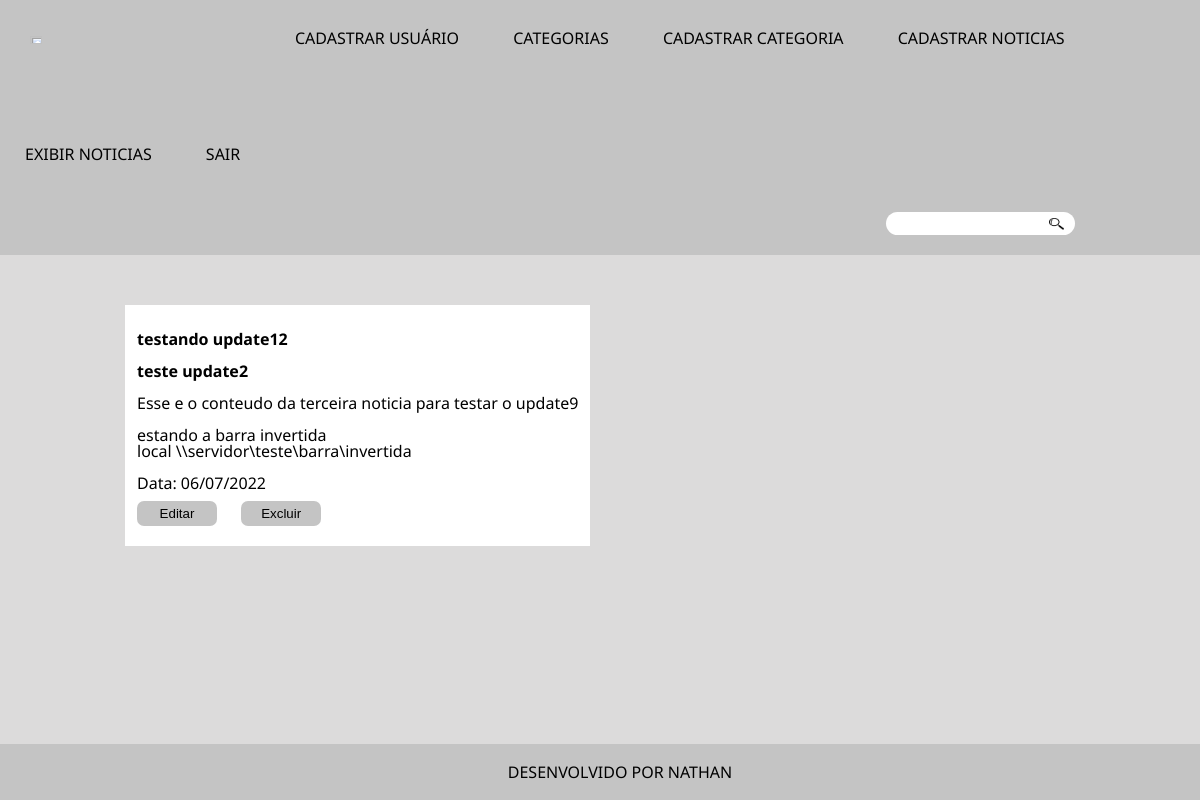
The page /noticia.php?id=3 on the database its author committed.
### tables this page shows
CREATE TABLE `noticias` (
  `id` int(11) NOT NULL AUTO_INCREMENT,
  `id_categoria` int(11) DEFAULT NULL,
  `titulo` varchar(150) NOT NULL,
  `conteudo` text NOT NULL,
  `data_publicacao` date DEFAULT NULL,
  PRIMARY KEY (`id`),
  KEY `id_categoria` (`id_categoria`),
  CONSTRAINT `noticias_ibfk_1` FOREIGN KEY (`id_categoria`) REFERENCES `categorias` (`id`)
);

CREATE TABLE `categorias` (
  `id` int(11) NOT NULL AUTO_INCREMENT,
  `nome` varchar(100) NOT NULL,
  PRIMARY KEY (`id`),
  UNIQUE KEY `nome` (`nome`)
);

### src/repositorio/RepositorioNoticias.php (called while the page is built, shortened)
<?php
class RepositorioNoticias
{
    private PDO $conexao;
    public function __construct(PDO $conexao)
    {
        $this->conexao = $conexao;
    }
    public function umaNoticia($id): Noticia
    {
        $sql = "SELECT noticias.id, categorias.id AS id_da_categoria, categorias.nome AS categoria, noticias.titulo, noticias.conteudo, noticias.data_publicacao
        FROM noticias JOIN categorias ON noticias.id_categoria = categorias.id WHERE noticias.id = :id;";
        $consulta = $this->conexao->prepare($sql);
        $consulta->bindValue(':id', $id);
        $consulta->execute();
        $dadosNoticia = $consulta->fetch(PDO::FETCH_ASSOC);
        $noticia = new \Noticia(
            $dadosNoticia['id'],
            new \Categoria($dadosNoticia['id_da_categoria'], $dadosNoticia['categoria']),
            $dadosNoticia['titulo'],
            $dadosNoticia['conteudo'],
            $dadosNoticia['data_publicacao']
        );
        return $noticia;
    }
}

### src/dominio/modelo/Categoria.php (called while the page is built, shortened)
<?php
class Categoria
{
    private $categoria;
    public function __construct(?int $id, string $categoria)
    {
        $this->categoria = $this->limpar($categoria);
    }
    public function categoria(): string
    {
        return $this->categoria;
    }
    private function limpar($categoria)
    {
        $categoria = trim($categoria);
        $categoria = stripcslashes($categoria);
        $categoria = htmlspecialchars($categoria);
        return $categoria;
    }
}

### src/dominio/modelo/Noticia.php (called while the page is built, shortened)
<?php
class Noticia
{
    private $id;
    private $categoria;
    private $titulo;
    private $conteudo;
    private $dataPublicacao;
    public function __construct(?int $id, Categoria $categoria, string $titulo, string $conteudo, ?string $dataPublicacao)
    {
        $this->id = $id;
        $this->categoria = $categoria;
        $this->titulo = $this->limpar($titulo);
        $this->conteudo = $this->limpar($conteudo);
        $this->dataPublicacao = $dataPublicacao;
    }
    public function id(): ?int
    {
        return $this->id;
    }
    public function titulo(): string
    {
        return $this->titulo;
    }
    public function conteudo(): string
    {
        return $this->conteudo;
    }
    public function dataPublicacao(): string
    {
        $dataPublicacaoFormatada = $this->dataPublicacao;
        $dataPublicacaoFormatada = date_create($dataPublicacaoFormatada);
        return date_format($dataPublicacaoFormatada, 'd/m/Y');
    }
    public function categoria(): string
    {
        return $this->categoria->categoria();
    }
    private function limpar($noticia)
    {
        $noticia = trim($noticia);
        $noticia = htmlspecialchars($noticia);
        return $noticia;
    }
}

### noticia.php (the view, shortened to what this page needs)
<?php
require_once 'src/dominio/modelo/Noticia.php';
require_once 'src/dominio/modelo/Categoria.php';
require_once 'src/repositorio/RepositorioNoticias.php';
$conexao = Conexao::criarConexao();
$repositorioNoticias = new RepositorioNoticias($conexao);
$id = $_GET['id'];
$noticia = $repositorioNoticias->umaNoticia($id);
?>
<!DOCTYPE html>
<html lang="pt-br">
<head>
    <link rel="stylesheet" href="reset.css">
    <link rel="stylesheet" href="style.css">
</head>
    <main>
        <section class="conteudo-completo">
                <h2><?php echo $noticia->titulo(); ?></h2>
                <h3><?php echo $noticia->categoria(); ?></h3>
                    <p>
                        <?php echo nl2br($noticia->conteudo()); ?>
                   </p>
                   <br>
                   <p>
                    Data: <?php echo $noticia->dataPublicacao(); ?>
                   </p>
                <div class="botao-editar">
                    <button><a href="editar.php?id=<?php  echo $noticia->id(); ?>">Editar</a></button>
                </div>
                <div class="botao-editar">
                    <button><a href="excluir.php?id=<?php  echo $noticia->id(); ?>">Excluir</a></button>
                </div>
        </section>
    </main>

### style.css (style rules this page uses)
header { background: rgb(196, 196, 196); margin-bottom: 50px; }
body { background: rgb(220, 219, 219); font-family: 'Montserrat', sans-serif; font-family: 'Noto Sans', sans-serif; }
.cabecalho h1, form, a { display: inline-block; padding-left: 25px; padding-right: 25px; padding-top: 30px; padding-bottom: 20px; }
.cabecalho h1 { padding-right: 120px; padding-left: 30px; font-size: 20px; display: inline; }
.logo { width: 10%; display: inline-block; }
.cabecalho form { position: relative; display: block; text-align: right; margin-right: 100px; }
.cabecalho input { border-radius: 12px; border: none; padding: 4px 6px; }
.botao-busca img { width: 15px; height: 12px; cursor: pointer; }
.botao-busca { border: none; background: transparent; position: absolute; top: 35px; right: 30px; }
a { text-decoration: none; color: black; }
main { width: 950px; margin: 0 auto; }
.caixa-noticia h2, h3 { padding-bottom: 1em; font-weight: bold; }
.conteudo-completo { background: white; margin-bottom: 70px; margin: 0 auto; padding: 10px 12px; display: inline-block; position: relative; }
.conteudo-completo h2 { padding: 1em 0; font-weight: bold; }
.botao-editar { padding: 10px 0; display: inline-block; margin-right: 20px; }
.botao-editar button { width: 80px; border-radius: 7px; border: none; background: rgb(196, 196, 196); padding: 5px 10px; }
.botao-editar a { padding: 0; }
footer { background: rgb(196, 196, 196); text-align: center; padding: 20px; margin: auto; width: 100%; bottom: 0; position: fixed; }

### rows shown on the page
noticias: titulo "testando update12", id_categoria.nome "teste update2", conteudo "Esse e o conteudo da terceira noticia para testar o update9 estando a barra invertida local \\\\servidor\\teste\\barra\\invertida", data_publicacao "06/07/2022"
